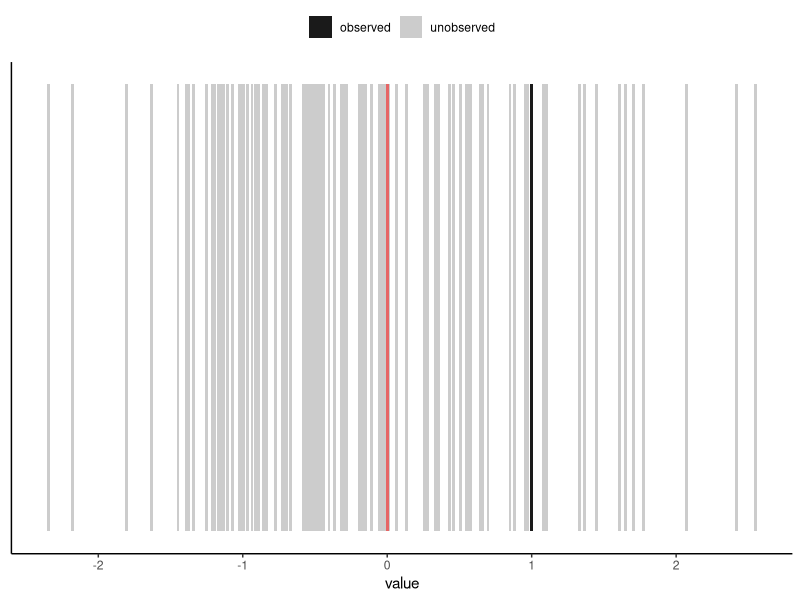
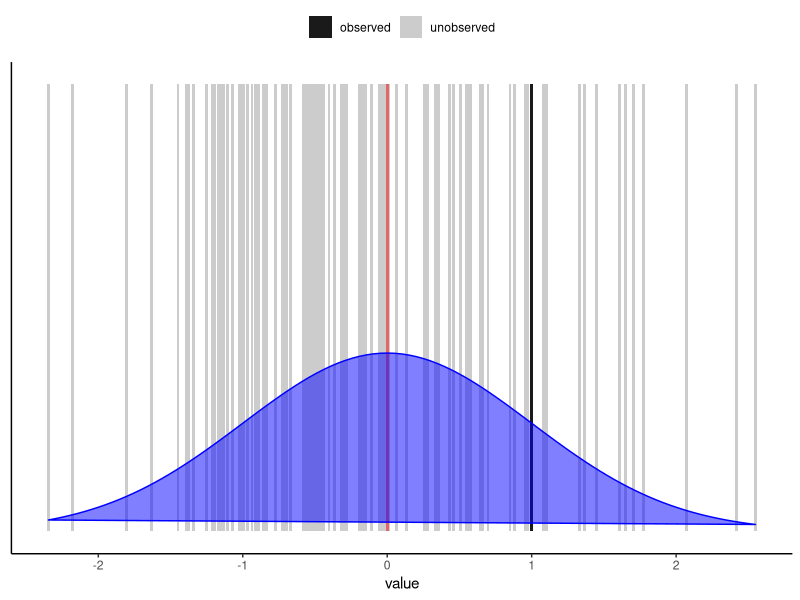
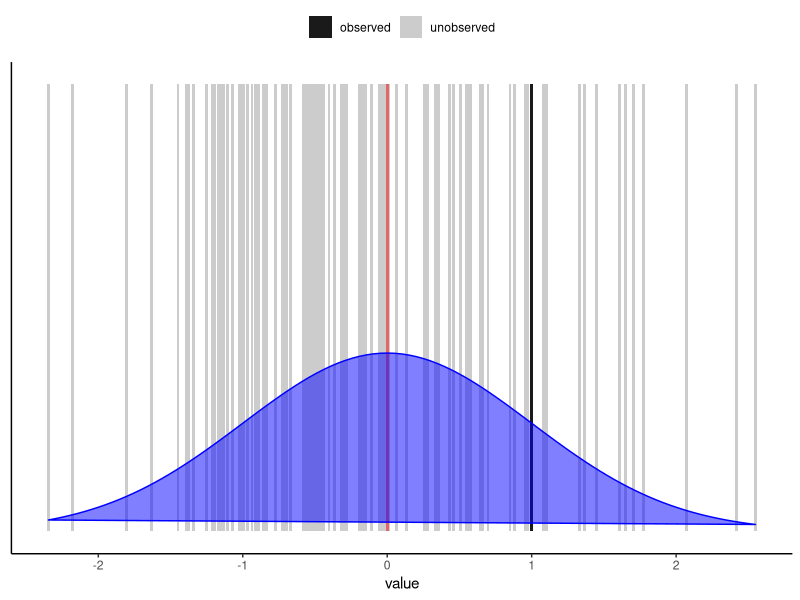
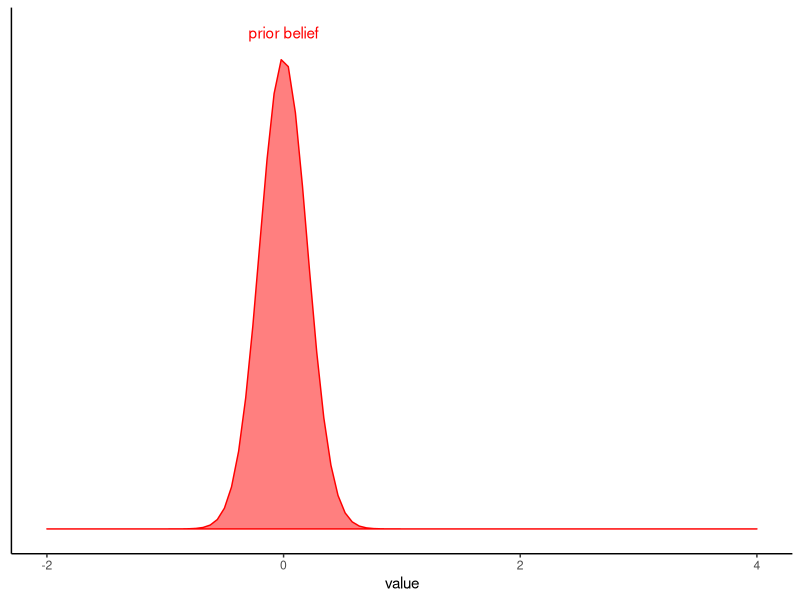
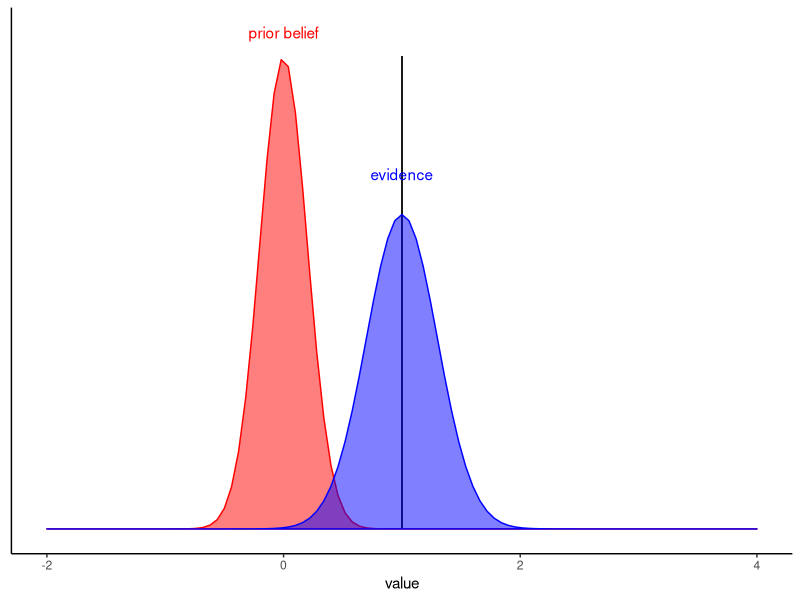
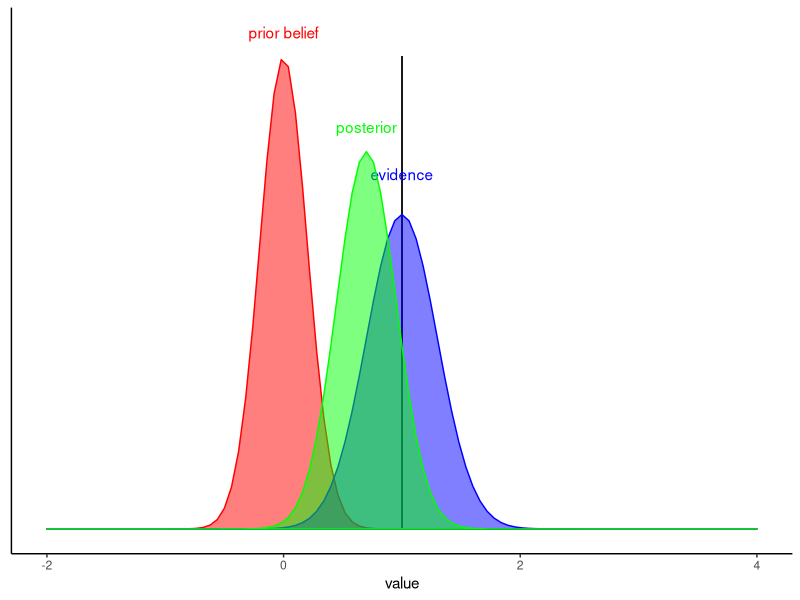
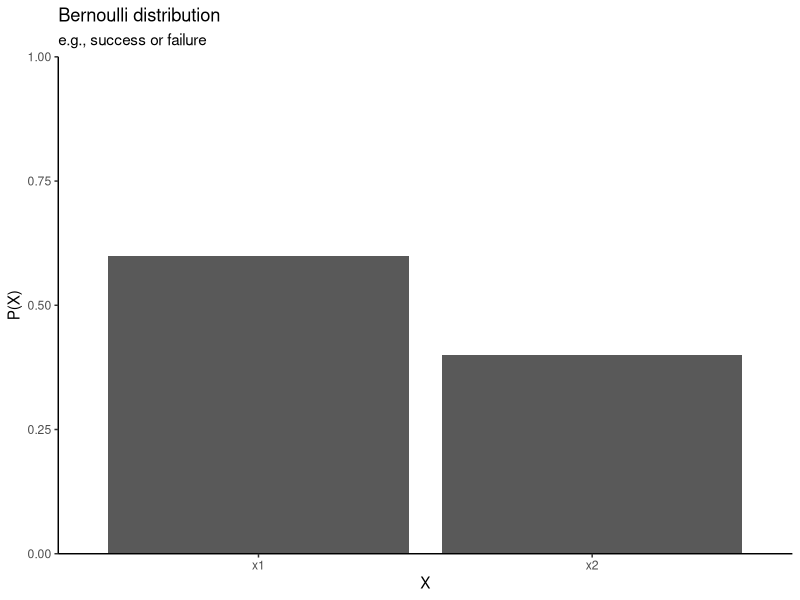
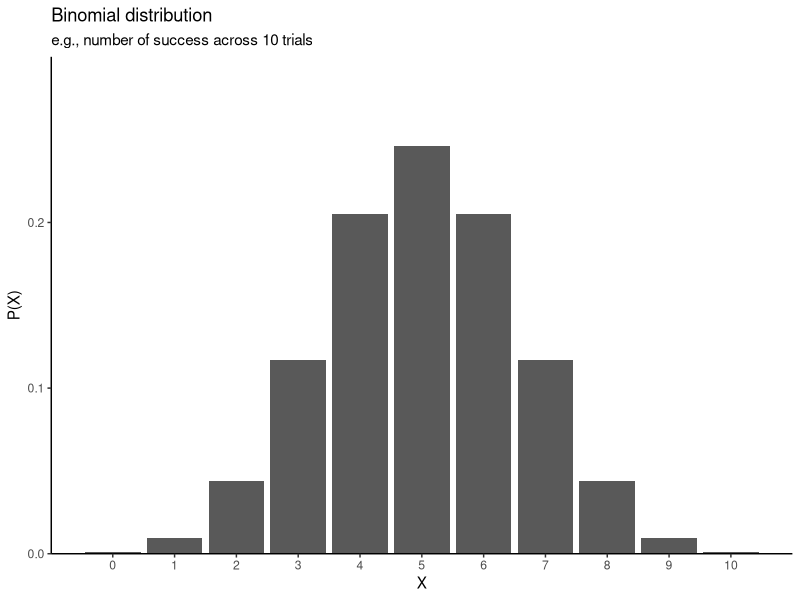

Source code (R) for these figures, in order:
## ---- chunk 1
library(tidyverse)
set.seed(1234)
ms = rnorm(99)
ms[100] = 1
enframe(ms) %>% 
  mutate(sample =c(rep("unobserved",99), "observed")) %>% 
  ggplot(aes(x=value, y=1, ))+
  geom_col(aes(fill=sample),width = 0.02)+
  geom_col(data = tibble(value=0, y=1.3), width = 0.02, fill="red", alpha=0.5)+
  scale_fill_manual(values=c("grey10", "grey80"))+
  theme_classic()+
  theme(axis.title.y = element_blank(),
        axis.text.y = element_blank(),
        axis.ticks.y = element_blank(),
        legend.title = element_blank(),
        legend.position = "top")
## ---- chunk 2
enframe(ms) %>% 
  mutate(sample =c(rep("unobserved",99), "observed")) %>% 
  ggplot(aes(x=value, y=1, ))+
  geom_col(aes(fill=sample),width = 0.02)+
  geom_col(data = tibble(value=0, y=1.3), width = 0.02, fill="red", alpha=0.5)+
  stat_function(fun = dnorm, geom = "polygon", color = "blue", fill = "blue", alpha = 0.5)+
  scale_fill_manual(values=c("grey10", "grey80"))+
  theme_classic()+
  theme(axis.title.y = element_blank(),
        axis.text.y = element_blank(),
        axis.ticks.y = element_blank(),
        legend.title = element_blank(),
        legend.position = "top")
## ---- chunk 3
enframe(ms) %>% 
  mutate(sample =c(rep("unobserved",99), "observed")) %>% 
  ggplot(aes(x=value, y=1, ))+
  geom_col(aes(fill=sample),width = 0.02)+
  geom_col(data = tibble(value=0, y=1.3), width = 0.02, fill="red", alpha=0.5)+
  stat_function(fun = dnorm, geom = "polygon", color = "blue", fill = "blue", alpha = 0.5)+
  scale_fill_manual(values=c("grey10", "grey80"))+
  theme_classic()+
  theme(axis.title.y = element_blank(),
        axis.text.y = element_blank(),
        axis.ticks.y = element_blank(),
        legend.title = element_blank(),
        legend.position = "top")
## ---- chunk 4
enframe(ms) %>% 
  mutate(sample =c(rep("unobserved",99), "observed")) %>% 
  ggplot(aes(x=value, y=1))+
  stat_function(fun = dnorm, args = list(mean=0, sd=0.2), geom = "polygon", color = "red", fill = "red", alpha = 0.5)+
  geom_text(data=tibble(value=0, y=2.1, label="prior belief"), 
            aes(x=value, y=y, label=label),colour="red", inherit.aes = F)+
  scale_fill_manual(values=c("grey10", "transparent"))+
  scale_x_continuous(limits = c(-2,4))+
  guides(fill="none")+
  theme_classic()+
  theme(axis.title.y = element_blank(),
        axis.text.y = element_blank(),
        axis.ticks.y = element_blank(),
        legend.title = element_blank(),
        legend.position = "top")
## ---- chunk 5
enframe(ms) %>% 
  mutate(sample =c(rep("unobserved",99), "observed")) %>% 
  ggplot(aes(x=value, y=2))+
  geom_col(aes(fill=sample),width = 0.02)+
  stat_function(fun = dnorm, args = list(mean=0, sd=0.2), geom = "polygon", color = "red", fill = "red", alpha = 0.5)+
  geom_text(data=tibble(value=0, y=2.1, label="prior belief"), 
            aes(x=value, y=y, label=label),colour="red", inherit.aes = F)+
  stat_function(fun = dnorm, args = list(mean=1, sd=0.3), geom = "polygon", color = "blue", fill = "blue", alpha = 0.5)+
  geom_text(data=tibble(value=1, y=1.5, label="evidence"), 
            aes(x=value, y=y, label=label),colour="blue", inherit.aes = F)+
  scale_fill_manual(values=c("grey10", "transparent"))+
  scale_x_continuous(limits = c(-2,4))+
  guides(fill="none")+
  theme_classic()+
  theme(axis.title.y = element_blank(),
        axis.text.y = element_blank(),
        axis.ticks.y = element_blank(),
        legend.title = element_blank(),
        legend.position = "top")
## ---- chunk 6
enframe(ms) %>% 
  mutate(sample =c(rep("unobserved",99), "observed")) %>% 
  ggplot(aes(x=value, y=2))+
  geom_col(aes(fill=sample),width = 0.02)+
  stat_function(fun = dnorm, args = list(mean=0, sd=0.2), geom = "polygon", color = "red", fill = "red", alpha = 0.5)+
  geom_text(data=tibble(value=0, y=2.1, label="prior belief"), 
            aes(x=value, y=y, label=label),colour="red", inherit.aes = F)+
  stat_function(fun = dnorm, args = list(mean=1, sd=0.3), geom = "polygon", color = "blue", fill = "blue", alpha = 0.5)+
  geom_text(data=tibble(value=1, y=1.5, label="evidence"), 
            aes(x=value, y=y, label=label),colour="blue", inherit.aes = F)+
  stat_function(fun = dnorm, args = list(mean=0.7, sd=0.25), geom = "polygon", color = "green", fill = "green", alpha = 0.5)+
  geom_text(data=tibble(value=0.7, y=1.7, label="posterior"), 
            aes(x=value, y=y, label=label),colour="green", inherit.aes = F)+
  scale_fill_manual(values=c("grey10", "transparent"))+
  scale_x_continuous(limits = c(-2,4))+
  guides(fill="none")+
  theme_classic()+
  theme(axis.title.y = element_blank(),
        axis.text.y = element_blank(),
        axis.ticks.y = element_blank(),
        legend.title = element_blank(),
        legend.position = "top")
## ---- chunk 7
tibble(x = c("x1","x2"),
       y = c(0.6, 0.4)) %>% 
  ggplot(aes(x, y))+
  geom_col()+
  labs(x="X",y="P(X)")+
  ggtitle("Bernoulli distribution", subtitle = "e.g., success or failure")+
  scale_y_continuous(limits = c(0,1), expand = c(0,0))+
  theme_classic()
## ---- chunk 8
tibble(x = 0:10,
       y = dbinom(0:10, size = 10, prob = 0.5)) %>% 
  ggplot(aes(x, y))+
  geom_col()+
  labs(x="X",y="P(X)")+
  ggtitle("Binomial distribution", subtitle = "e.g., number of success across 10 trials")+
  scale_y_continuous(limits = c(0,.3), expand = c(0,0))+
  scale_x_continuous(breaks=0:10)+
  theme_classic()
## ---- chunk 9
tibble(x = seq(150, 210)) %>% 
  ggplot(aes(x))+
  stat_function(geom="polygon", fun = dnorm, args=list(mean=177.8, sd=7.62), alpha=0.6)+
  labs(x="X",y="P(X)")+
  ggtitle("Normal distribution", subtitle = "e.g., distribution of height")+
  theme_classic()
## ---- chunk 10
tibble(x = seq(-4,4)) %>% 
  ggplot(aes(x))+
  stat_function(fun = dnorm, linetype=2)+
  stat_function(fun = dt, args=list(df=2))+
  labs(x="X",y="P(X)")+
  ggtitle("Student's t distribution", subtitle = "e.g., average of small number of trials")+
  theme_classic()
## ---- chunk 11
tibble(x = 0:10) %>% 
  ggplot(aes(x))+
  stat_function(geom="col",fun = dpois, args = c(lambda=2), alpha=.6, n=11)+
  labs(x="X",y="P(X)")+
  ggtitle("Poisson distribution", subtitle = "e.g., for count data")+
  scale_x_continuous(breaks=0:10)+
  theme_classic()
## ---- chunk 12
tibble(x = seq(0,1)) %>% 
  ggplot(aes(x))+
  stat_function(geom="polygon",fun = dbeta, args = c(shape1=3, shape2=4), alpha=.6)+
  labs(x="X",y="P(X)")+
  ggtitle("Beta distribution", subtitle = "e.g., proportion of something")+
  theme_classic()
## ---- chunk 13
ggplot(data.frame(p = seq(0,1, length.out = 100)), aes(x=p))+
  stat_function(fun = function(x) dbeta(x, 1,1), size=1.5, linetype=2)+
  stat_function(fun = function(x) dbeta(x, 2,1), size=1.5, linetype=1)+
  ggtitle("V")+
  labs(y="Plausibility",x="Proportion of vampires")+
  ggpubr::theme_pubr()+
  theme(axis.text.y = element_blank())
## ---- chunk 14
ggplot(data.frame(p = seq(0,1, length.out = 100)), aes(x=p))+
  stat_function(fun = function(x) dbeta(x, 2,1), size=1.5, linetype=2)+
  stat_function(fun = function(x) dbeta(x, 2,2), size=1.5, linetype=1)+
  ggtitle("V H")+
  labs(y="Plausibility",x="Proportion of vampires")+
  ggpubr::theme_pubr()+
  theme(axis.text.y = element_blank())
## ---- chunk 15
ggplot(data.frame(p = seq(0,1, length.out = 100)), aes(x=p))+
  stat_function(fun = function(x) dbeta(x, 2,2), size=1.5, linetype=2)+
  stat_function(fun = function(x) dbeta(x, 2,3), size=1.5, linetype=1)+
  ggtitle("V H H")+
  labs(y="Plausibility",x="Proportion of vampires")+
  ggpubr::theme_pubr()+
  theme(axis.text.y = element_blank())
## ---- chunk 16
ggplot(data.frame(p = seq(0,1, length.out = 100)), aes(x=p))+
  stat_function(fun = function(x) dbeta(x, 2,3), size=1.5, linetype=2)+
  stat_function(fun = function(x) dbeta(x, 3,3), size=1.5, linetype=1)+
  ggtitle("V H H V")+
  labs(y="Plausibility",x="Proportion of vampires")+
  ggpubr::theme_pubr()+
  theme(axis.text.y = element_blank())
## ---- chunk 17
ggplot(data.frame(p = seq(0,1, length.out = 100)), aes(x=p))+
  stat_function(fun = function(x) dbeta(x, 3,3), size=1.5, linetype=2)+
  stat_function(fun = function(x) dbeta(x, 3,4), size=1.5, linetype=1)+
  ggtitle("V H H V H")+
  labs(y="Plausibility",x="Proportion of vampires")+
  ggpubr::theme_pubr()+
  theme(axis.text.y = element_blank())
## ---- chunk 18
ggplot(data.frame(p = seq(0,1, length.out = 100)), aes(x=p))+
  stat_function(fun = function(x) dbeta(x, 3,4), size=1.5, linetype=2)+
  stat_function(fun = function(x) dbeta(x, 3,5), size=1.5, linetype=1)+
  ggtitle("V H H V H H")+
  labs(y="Plausibility",x="Proportion of vampires")+
  ggpubr::theme_pubr()+
  theme(axis.text.y = element_blank())
## ---- chunk 19
ggplot(data.frame(p = seq(0,1, length.out = 100)), aes(x=p))+
  stat_function(fun = function(x) dbeta(x, 3,5), size=1.5, linetype=2)+
  stat_function(fun = function(x) dbeta(x, 3,6), size=1.5, linetype=1)+
  ggtitle("V H H V H H H")+
  labs(y="Plausibility",x="Proportion of vampires")+
  ggpubr::theme_pubr()+
  theme(axis.text.y = element_blank())
## ---- chunk 20
ggplot(data.frame(p = seq(0,1, length.out = 100)), aes(x=p))+
  stat_function(fun = function(x) dbeta(x, 3,6), size=1.5, linetype=2)+
  stat_function(fun = function(x) dbeta(x, 3,7), size=1.5, linetype=1)+
  ggtitle("V H H V H H H H")+
  labs(y="Plausibility",x="Proportion of vampires")+
  ggpubr::theme_pubr()+
  theme(axis.text.y = element_blank())
## ---- chunk 21
ggplot(data.frame(p = seq(0,1, length.out = 100)), aes(x=p))+
  stat_function(fun = function(x) dbeta(x, 3,7), size=1.5, linetype=2)+
  stat_function(fun = function(x) dbeta(x, 3,8), size=1.5, linetype=1)+
  ggtitle("V H H V H H H H H")+
  labs(y="Plausibility",x="Proportion of vampires")+
  ggpubr::theme_pubr()+
  theme(axis.text.y = element_blank())
## ---- chunk 22
ggplot(data.frame(p = seq(0,1, length.out = 100)), aes(x=p))+
  stat_function(fun = function(x) dbeta(x, 3,8), size=1.5, linetype=2)+
  stat_function(fun = function(x) dbeta(x, 3,9), size=1.5, linetype=1)+
  ggtitle("V H H V H H H H H H")+
  labs(y="Plausibility",x="Proportion of vampires")+
  ggpubr::theme_pubr()+
  theme(axis.text.y = element_blank())
